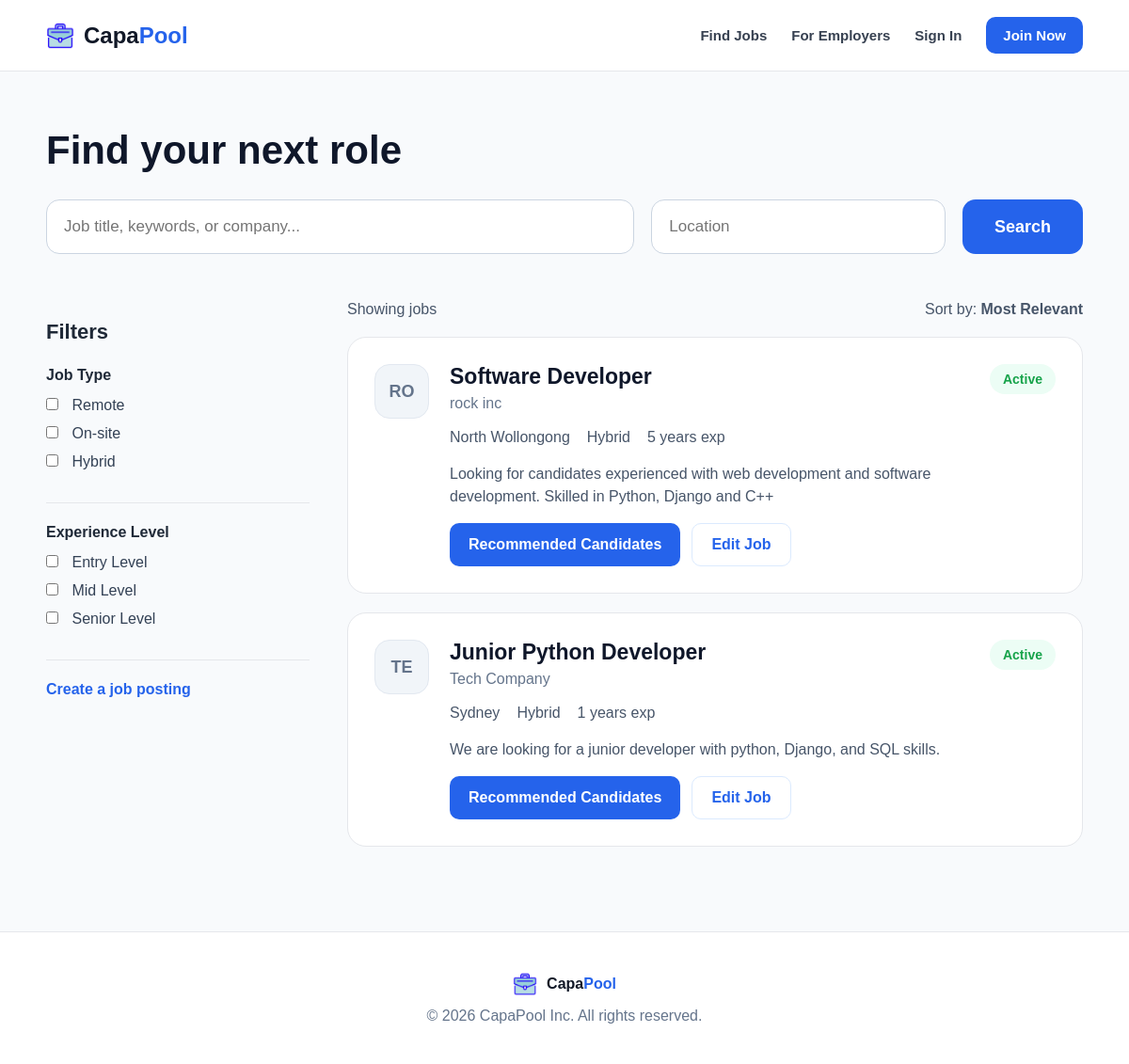
Screenshot of /jobs/ with the database file from the repository.
### jobs/models.py (models this page shows, shortened)
class JobPosting(models.Model):
	education_choices = [
		('high_school', 'High School'),
		('diploma', 'Diploma'),
		('bachelor', 'Bachelor'),
		('master', 'Master'),
		('phd', 'PhD'),
	]
	work_mode_choices = [
		('remote', 'Remote'),
		('onsite', 'On-site'),
		('hybrid', 'Hybrid'),
	]
	employer = models.ForeignKey(
		EmployerProfile,
		on_delete=models.CASCADE,
		related_name='job_postings'
	)
	job_title = models.CharField(max_length=150)
	job_description = models.TextField()
	required_education_level = models.CharField(max_length=50, choices=education_choices)
	required_skills = models.ManyToManyField(Skill, blank=True)
	required_years_of_experience = models.PositiveIntegerField(default=0)
	work_mode = models.CharField(max_length=30, choices=work_mode_choices)
	job_location = models.CharField(max_length=100)
	is_active = models.BooleanField(default=True)
	created_at = models.DateTimeField(auto_now_add=True)

### employers/models.py (models this page shows, shortened)
class EmployerProfile(models.Model):
	user = models.OneToOneField(User, on_delete=models.CASCADE)
	company_name = models.CharField(max_length=150)
	company_description = models.TextField(blank=True)
	contact_email = models.EmailField()
	phone_number = models.CharField(max_length=30, blank=True)
	is_member = models.BooleanField(default=False)
	created_at = models.DateTimeField(auto_now_add=True)

### jobs/views.py (the view)
# urls.py: path('', views.job_list, name='job_list'),
def job_list(request):
	jobs = JobPosting.objects.filter(is_active=True).order_by('-created_at')
	return render(request, 'jobs/job_list.html', {
		'jobs': jobs
	})

### templates/jobs/job_list.html
{% extends "base.html" %}
{% block content %}
<section class="jobs-top-section">
    <h1>Find your next role</h1>
    <form method="get" action="{% url 'job_search' %}" class="figma-job-search">
        <input type="text" name="q" placeholder="Job title, keywords, or company...">
        <input type="text" name="location" placeholder="Location">
        <button type="submit">Search</button>
    </form>
</section>
<section class="figma-jobs-layout">
    <aside class="job-filter-box">
        <h2>Filters</h2>
        <div class="filter-group">
            <h3>Job Type</h3>
            <label><input type="checkbox"> Remote</label>
            <label><input type="checkbox"> On-site</label>
            <label><input type="checkbox"> Hybrid</label>
        </div>
        <div class="filter-group">
            <h3>Experience Level</h3>
            <label><input type="checkbox"> Entry Level</label>
            <label><input type="checkbox"> Mid Level</label>
            <label><input type="checkbox"> Senior Level</label>
        </div>
        <a href="{% url 'create_job' %}" class="create-job-link">Create a job posting</a>
    </aside>
    <section class="job-results-area">
        <div class="job-results-header">
            <p>Showing jobs</p>
            <p>Sort by: <strong>Most Relevant</strong></p>
        </div>
        {% for job in jobs %}
            <div class="figma-job-card">
                <div class="company-initials">
                    {{ job.employer.company_name|slice:":2" }}
                </div>
                <div class="job-main-info">
                    <h2>{{ job.job_title }}</h2>
                    <p class="company-name">{{ job.employer.company_name }}</p>
                    <div class="job-meta-row">
                        <span>{{ job.job_location }}</span>
                        <span>{{ job.get_work_mode_display }}</span>
                        <span>{{ job.required_years_of_experience }} years exp</span>
                    </div>
                    <p class="job-description">{{ job.job_description }}</p>
                    <div class="job-actions">
                        <a href="{% url 'recommended_candidates' job.id %}" class="btn primary-btn">
                            Recommended Candidates
                        </a>
                        <a href="{% url 'edit_job' job.id %}" class="btn secondary-btn">
                            Edit Job
                        </a>
                    </div>
                </div>
                <span class="posted-badge">Active</span>
            </div>
        {% empty %}
            <div class="empty-message">
                <p>No job postings available.</p>
            </div>
        {% endfor %}
    </section>
</section>
{% endblock %}

### static/css/style.css (style rules this page uses)
* { margin: 0; padding: 0; box-sizing: border-box; }
body { font-family: Arial, sans-serif; background: #f8fafc; color: #1f2937; }
.btn { display: inline-flex; align-items: center; justify-content: center; padding: 13px 20px; border-radius: 10px; text-decoration: none; font-weight: bold; }
.primary-btn { background: #2563eb; color: white; }
.secondary-btn { background: white; color: #2563eb; border: 1px solid #dbeafe; }
.jobs-top-section { max-width: 1150px; margin: 60px auto 50px; padding: 0 24px; }
.jobs-top-section h1 { font-size: 42px; margin-bottom: 28px; color: #0f172a; }
.figma-job-search { display: grid; grid-template-columns: 2fr 1fr auto; gap: 18px; }
.figma-job-search input, .figma-job-search select { height: 58px; border: 1px solid #cbd5e1; border-radius: 14px; padding: 0 18px; font-size: 17px; background: white; }
.figma-job-search button { height: 58px; border: none; border-radius: 14px; background: #2563eb; color: white; padding: 0 34px; font-size: 18px; font-weight: bold; cursor: pointer; }
.figma-jobs-layout { max-width: 1150px; margin: 0 auto 70px; padding: 0 24px; display: grid; grid-template-columns: 280px 1fr; gap: 40px; }
.job-filter-box { padding-top: 20px; }
.job-filter-box h2 { font-size: 22px; margin-bottom: 24px; }
.filter-group { border-bottom: 1px solid #e5e7eb; padding-bottom: 22px; margin-bottom: 22px; }
.filter-group h3 { font-size: 16px; margin-bottom: 14px; }
.filter-group label { display: block; margin-bottom: 12px; color: #334155; font-size: 16px; }
.filter-group input { margin-right: 10px; }
.create-job-link { color: #2563eb; font-weight: bold; text-decoration: none; }
.job-results-header { display: flex; justify-content: space-between; margin-bottom: 20px; color: #475569; font-size: 16px; }
.figma-job-card { background: white; border: 1px solid #e5e7eb; border-radius: 20px; padding: 28px; margin-bottom: 20px; display: grid; grid-template-columns: 60px 1fr auto; gap: 20px; align-items: start; }
.company-initials { width: 58px; height: 58px; border-radius: 16px; background: #f1f5f9; border: 1px solid #e2e8f0; display: flex; justify-content: center; align-items: center; color: #64748b; font-weight: bold; font-size: 18px; text-transform: uppercase; }
.job-main-info h2 { font-size: 23px; margin-bottom: 6px; color: #0f172a; }
.company-name { color: #64748b; }
.job-meta-row { display: flex; flex-wrap: wrap; gap: 18px; margin: 18px 0; color: #475569; }
.job-description { color: #475569; line-height: 1.5; margin-bottom: 16px; }
.job-actions { display: flex; gap: 12px; flex-wrap: wrap; }
.posted-badge, .match-score { background: #ecfdf5; color: #16a34a; padding: 8px 14px; border-radius: 18px; font-size: 14px; font-weight: bold; white-space: nowrap; }

### rows the page displays
JobPosting: employer.company_name "RO", job_title "Software Developer", employer.company_name "rock inc", job_location "North Wollongong", work_mode "Hybrid", required_years_of_experience "5", job_description "Looking for candidates experienced with web development and software development. Skilled in Python, Django and C++"
JobPosting: employer.company_name "TE", job_title "Junior Python Developer", employer.company_name "Tech Company", job_location "Sydney", work_mode "Hybrid", required_years_of_experience "1", job_description "We are looking for a junior developer with python, Django, and SQL skills."
